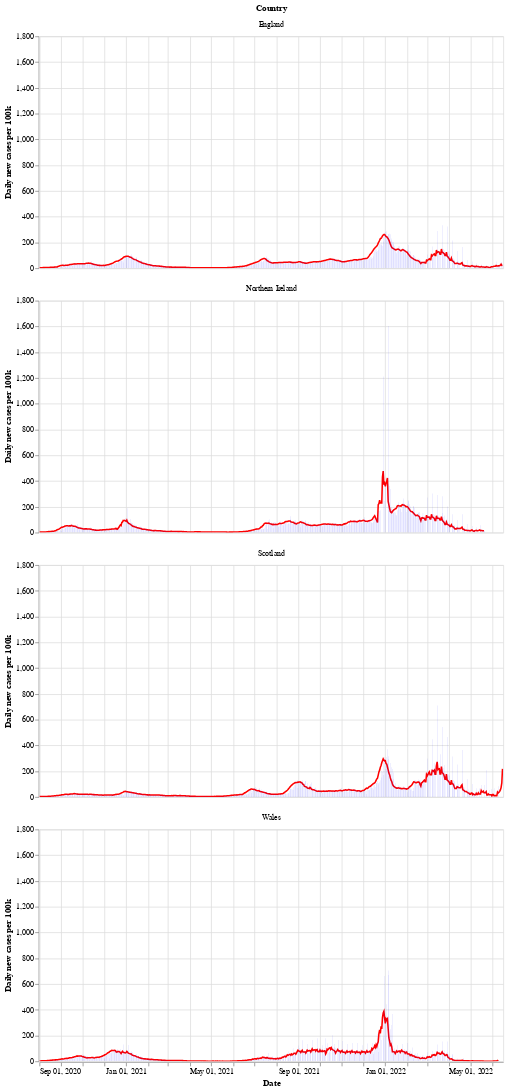

Here is the notebook cell this chart was saved with:
### Markdown cell above
Next is a bar chart of the number of new cases in each country (per 100k population), with the 7 day moving average of cases. Again we see that Wales saw a longer period of raising and falling cases compared to the other countries.

After a period of cases falling, each nation is now seeing a rise in the number of cases - especially in Wales.

### Code cell
# collapse
bars = alt.Chart(uk_cases).mark_bar().encode(
    x=alt.X("yearmonthdate(date):T", axis=alt.Axis(title='Date')),
    y=alt.Y("newCasesRate:Q", axis=alt.Axis(title='Daily new cases per 100k')),
    tooltip='newCasesRate',
    color=alt.condition(
        alt.datum.dailyChange > 0,
        alt.value("orange"),  # The positive color
        alt.value("blue")  # The negative color
    )
).properties(title='New cases per 100k population with rolling 7 day average', width=600).interactive()
line = alt.Chart(uk_cases).mark_line(
    color='red',
    size=2,
).transform_window(
    rolling_mean='mean(newCasesRate)',
    frame=[0, 7],
    groupby=['areaName']
).encode(
    x='yearmonthdate(date):T',
    y='rolling_mean:Q'
)
alt.layer(line, bars, data=uk_cases).facet(alt.Row('areaName', title='Country'), columns=1)

### Figure 1 — Vega-Lite specification as saved in the notebook (floating-point values rounded to 4 significant figures; data arrays with more than 128 entries replaced by an {"elided": "..."} marker saying what was removed)
{"config": {"view": {"continuousWidth": 400, "continuousHeight": 300}}, "data": {"name": "data-290a58526c6c27a188437e20bebead25"}, "facet": {"type": "nominal", "field": "areaName", "title": "Country"}, "spec": {"layer": [{"mark": {"type": "line", "color": "red", "size": 2}, "encoding": {"x": {"type": "temporal", "field": "date", "timeUnit": "yearmonthdate"}, "y": {"type": "quantitative", "field": "rolling_mean"}}, "transform": [{"window": [{"op": "mean", "field": "newCasesRate", "as": "rolling_mean"}], "frame": [0, 7], "groupby": ["areaName"]}]}, {"mark": "bar", "encoding": {"color": {"condition": {"value": "orange", "test": "(datum.dailyChange > 0)"}, "value": "blue"}, "tooltip": {"type": "quantitative", "field": "newCasesRate"}, "x": {"type": "temporal", "axis": {"title": "Date"}, "field": "date", "timeUnit": "yearmonthdate"}, "y": {"type": "quantitative", "axis": {"title": "Daily new cases per 100k"}, "field": "newCasesRate"}}, "selection": {"selector002": {"type": "interval", "bind": "scales", "encodings": ["x", "y"]}}, "title": "New cases per 100k population with rolling 7 day average", "width": 600}]}, "columns": 1, "$schema": "https://vega.github.io/schema/vega-lite/v4.8.1.json", "datasets": {"data-290a58526c6c27a188437e20bebead25": {"elided": "2580 records"}}}
